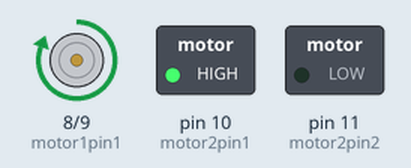
This sketch was run on a simulated Arduino Uno, built with avr-gcc and run on an emulated ATmega328P. On the bench: motor-driver pin pairs drawn as motors (green arrow = first pin HIGH = forward, orange = second pin HIGH = backward, longer = more drive), switched loads named in the sketch (green lamp = pin HIGH).

Above: at 1.5 s.
At 4.5 s:
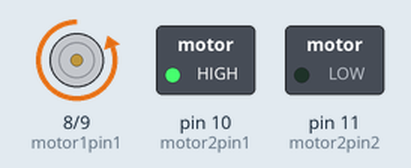
Timing chart, 0 to 6.9 s (numbered marks = the images above):
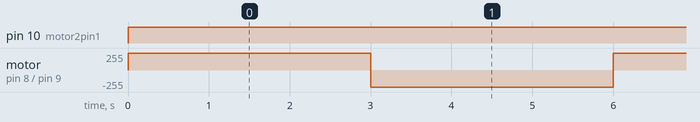

The sketch:

Tut3_inclass.ino
```cpp
int motor1pin1 = 8;
int motor1pin2 = 9;

int motor2pin1 = 10;
int motor2pin2 = 11;

void setup() {
  // put your setup code here, to run once:
  pinMode(motor1pin1, OUTPUT);
  pinMode(motor1pin2, OUTPUT);
  pinMode(motor2pin1,  OUTPUT);
  pinMode(motor2pin2, OUTPUT);

  //(Optional)
  // pinMode(9,   OUTPUT);
  // pinMode(10, OUTPUT);
  // //(Optional)
}

void loop() {
   // put your main code here, to run repeatedly:

  //Controlling speed (0   = off and 255 = max speed):
  //(Optional)
  // analogWrite(9, 100); //ENA   pin
  // analogWrite(10, 200); //ENB pin
  //(Optional)

  digitalWrite(motor1pin1,   HIGH);
  digitalWrite(motor1pin2, LOW);

  digitalWrite(motor2pin1, HIGH);
   digitalWrite(motor2pin2, LOW);
  delay(3000);

  digitalWrite(motor1pin1,   LOW);
  digitalWrite(motor1pin2, HIGH);

  digitalWrite(motor2pin1, HIGH);
   digitalWrite(motor2pin2, LOW);
  delay(3000);
}
```

Measured:
- by itself, pin 10 (motor2pin1): LOW → HIGH at 0.00 s
- by itself, motor on pin 8 (motor1pin1) / pin 9 (motor1pin2): alternates forward 255/255 for 3.0 s and backward 255/255 for 3.0 s
